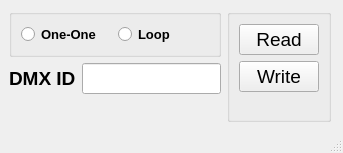
<?xml version="1.0" encoding="UTF-8"?>
<ui version="4.0">
 <class>LEDRGBold</class>
 <widget class="QMainWindow" name="LEDRGBold">
  <property name="geometry">
   <rect>
    <x>0</x>
    <y>0</y>
    <width>343</width>
    <height>153</height>
   </rect>
  </property>
  <property name="windowTitle">
   <string>MainWindow</string>
  </property>
  <property name="windowIcon">
   <iconset>
    <normaloff>AG-logo.ico</normaloff>
    <normalon>:/images/AG-logo.png</normalon>AG-logo.ico</iconset>
  </property>
  <widget class="QWidget" name="centralwidget">
   <layout class="QGridLayout" name="gridLayout">
    <item row="0" column="5">
     <spacer name="horizontalSpacer">
      <property name="orientation">
       <enum>Qt::Horizontal</enum>
      </property>
      <property name="sizeHint" stdset="0">
       <size>
        <width>40</width>
        <height>20</height>
       </size>
      </property>
     </spacer>
    </item>
    <item row="0" column="4" rowspan="3">
     <widget class="QGroupBox" name="groupBox">
      <property name="title">
       <string/>
      </property>
      <layout class="QVBoxLayout" name="verticalLayout">
       <item>
        <widget class="QPushButton" name="BT_DMXRead">
         <property name="font">
          <font>
           <pointsize>14</pointsize>
          </font>
         </property>
         <property name="text">
          <string>Read</string>
         </property>
        </widget>
       </item>
       <item>
        <widget class="QPushButton" name="BT_DMXWrite">
         <property name="font">
          <font>
           <pointsize>14</pointsize>
          </font>
         </property>
         <property name="text">
          <string>Write</string>
         </property>
        </widget>
       </item>
       <item>
        <spacer name="verticalSpacer">
         <property name="orientation">
          <enum>Qt::Vertical</enum>
         </property>
         <property name="sizeHint" stdset="0">
          <size>
           <width>20</width>
           <height>40</height>
          </size>
         </property>
        </spacer>
       </item>
      </layout>
     </widget>
    </item>
    <item row="1" column="2">
     <widget class="QLabel" name="label">
      <property name="font">
       <font>
        <pointsize>14</pointsize>
        <weight>75</weight>
        <bold>true</bold>
       </font>
      </property>
      <property name="text">
       <string>DMX ID</string>
      </property>
     </widget>
    </item>
    <item row="1" column="3">
     <widget class="QLineEdit" name="edit_DMX_Channel">
      <property name="font">
       <font>
        <pointsize>14</pointsize>
       </font>
      </property>
      <property name="text">
       <string/>
      </property>
     </widget>
    </item>
    <item row="0" column="2" colspan="2">
     <widget class="QGroupBox" name="groupBox_2">
      <property name="title">
       <string/>
      </property>
      <layout class="QHBoxLayout" name="horizontalLayout">
       <item>
        <widget class="QRadioButton" name="radio_one_one">
         <property name="font">
          <font>
           <pointsize>10</pointsize>
           <weight>75</weight>
           <bold>true</bold>
          </font>
         </property>
         <property name="text">
          <string>One-One</string>
         </property>
        </widget>
       </item>
       <item>
        <widget class="QRadioButton" name="radio_loop">
         <property name="font">
          <font>
           <pointsize>10</pointsize>
           <weight>75</weight>
           <bold>true</bold>
          </font>
         </property>
         <property name="text">
          <string>Loop</string>
         </property>
        </widget>
       </item>
      </layout>
     </widget>
    </item>
   </layout>
  </widget>
  <widget class="QMenuBar" name="menubar">
   <property name="geometry">
    <rect>
     <x>0</x>
     <y>0</y>
     <width>343</width>
     <height>21</height>
    </rect>
   </property>
  </widget>
  <widget class="QStatusBar" name="statusbar"/>
 </widget>
 <resources/>
 <connections/>
</ui>
